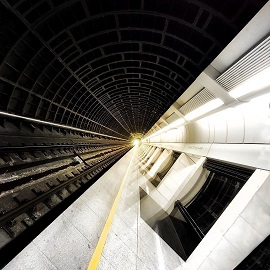
#> input picture DroneFlight/Utilities/DataAnalysis/image_sample.jpg, 270 x 270 px
$ python -i odometry_test.py   (imports and definitions only)
#> lines starting #> are read from the running program, lines starting #| are printed output that depends on the picture
### DroneFlight/Utilities/Geometry/common.py
import inspect

NUMERICAL_ACCURACY = 1e-9
NUMERICAL_FORMAT_4F = ">10.4f"
NUMERICAL_FORMAT_8F = ">10.8f"
NUMERICAL_MAX_VALUE = 1e12
NUMERICAL_MIN_VALUE = -1e12
PI = 3.141592653589793
TWO_PI = 2.0 * PI
HALF_PI = 0.5 * PI
DEG_TO_RAD = PI / 180.0
RAD_TO_DEG = 180.0 / PI


_indent = ''


def set_indent_level(level: int):
    global _indent
    _indent = '\t' * level


def indent():
    return _indent


# [7 lines left out: function _numba_error_decorator, not called in this run]


class CustomDecorator:

    def __init__(self, f):
        self.f = f

    # [4 lines left out: function __call__, not called in this run]


parallel_range = None
fast_math      = None
parallel       = None


try:
    import numba
    parallel_range = numba.prange
    fast_math      = CustomDecorator(numba.njit(fastmath=True))
    parallel       = CustomDecorator(numba.njit(parallel=True, fastmath=True))
except ImportError as err:
    parallel_range = range
    fast_math      = CustomDecorator(_numba_error_decorator)
    parallel       = CustomDecorator(_numba_error_decorator)
    print(f"ImportError:: {err}")

### DroneFlight/Utilities/Geometry/vector3.py
from .common import NUMERICAL_FORMAT_4F as _4F
from dataclasses import dataclass
import numpy as np
import math


@dataclass
class Vector3:
    """
    mutable vector 4d
    """
    __slots__ = ('_x', '_y', '_z')

    @property
    def x(self) -> float:
        return self._x

    @property
    def y(self) -> float:
        return self._y

    @property
    def z(self) -> float:
        return self._z

    @x.setter
    def x(self, value: float) -> None:
        self._x = float(value)

    @y.setter
    def y(self, value: float) -> None:
        self._y = float(value)

    @z.setter
    def z(self, value: float) -> None:
        self._z = float(value)

    def __init__(self, *args):
        assert len(args) == 3
        self._x = float(args[0])
        self._y = float(args[1])
        self._z = float(args[2])

    # [9 lines left out: functions __iter__, __eq__, not called in this run]

    def __str__(self) -> str:
        return f"{{\"x\": {self.x:{_4F}}, \"y\": {self.y:{_4F}}, \"z\": {self.z:{_4F}}}}"

    def __neg__(self) -> 'Vector3':
        return Vector3(-self.x, -self.y, -self.z)

    def __abs__(self) -> 'Vector3':
        return Vector3(abs(self.x), abs(self.y), abs(self.z))

    # [6 lines left out: function __add__, not called in this run]

    __radd__ = __add__

    # [46 lines left out: functions __iadd__, __sub__, __rsub__, __isub__, __mul__, not called in this run]

    __rmul__ = __mul__

    # [39 lines left out: functions __imul__, __truediv__, __rtruediv__, __idiv__, not called in this run]

    __div__, __rdiv__ = __truediv__, __rtruediv__

    @property
    def magnitude_sqr(self) -> float:
        return self.x * self.x + self.y * self.y + self.z * self.z

    @property
    def magnitude(self) -> float:
        return math.sqrt(self.magnitude_sqr)

    # [36 lines left out: functions normalized, normalize, dot, cross, max, min, not called in this run]

    @property
    def zxy(self) -> 'Vector3':
        return Vector3(self.z, self.x, self.y)

    @property
    def zyx(self) -> 'Vector3':
        return Vector3(self.z, self.y, self.x)

    # [5 lines left out: function from_np_array, not called in this run]

    def to_np_array(self) -> np.ndarray:
        return np.array(tuple(self))


# [33 lines left out: function vector_3_test, not called in this run]
# if __name__ == "__main__":
#     vector_3_test()

### DroneFlight/odometry_test.py
from Utilities.Geometry import Quaternion
from Utilities.CV import FlightOdometer
from Utilities.CV import ImageMatcher
from matplotlib import pyplot as plt
from Utilities import io_utils
import numpy as np
import os.path
import cv2


def image_index(img) -> int:
    try:
        return int((img.split('_')[-1]).split('.')[0])
    except ValueError as err:
        error_str = f"file name without \"_\" separator, file name: {img}"
    try:
        return int(img.split('/')[-1][5:].split('.')[0])
    except ValueError as err:
       error_str = f"file name starts without key word \"image\", file name: {img}"
    raise ValueError(error_str)


def get_sorted_images_paths(directory: str):
    images = [f"{os.path.join(directory, src)}" for src in os.listdir(directory) if src.endswith('png') or src.endswith('JPG')]
    return sorted(images, key=image_index)


# [70 lines left out: functions drone_odometry, image_matching_odometry, not called in this run]


# [5 lines not run here, left out]

>>> import cv2
>>> picture = cv2.imread('Utilities/DataAnalysis/image_sample.jpg', cv2.IMREAD_GRAYSCALE)
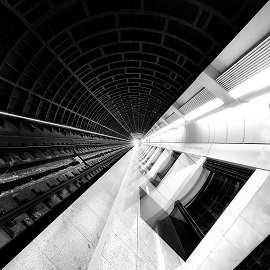
#> picture: shape (270, 270); min 0, max 255, mean 100.2
#> (the run stopped early here; a loop or call above may not have finished)
